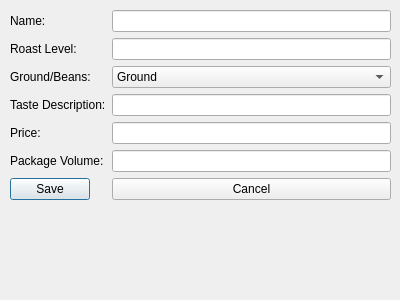
<?xml version="1.0" encoding="UTF-8"?>
<ui version="4.0">
 <class>AddEditCoffeeForm</class>
 <widget class="QDialog" name="AddEditCoffeeForm">
  <property name="geometry">
   <rect>
    <x>0</x>
    <y>0</y>
    <width>400</width>
    <height>300</height>
   </rect>
  </property>
  <property name="windowTitle">
   <string>Add/Edit Coffee</string>
  </property>
  <widget class="QWidget" name="formLayoutWidget">
   <property name="geometry">
    <rect>
     <x>10</x>
     <y>10</y>
     <width>381</width>
     <height>241</height>
    </rect>
   </property>
   <layout class="QFormLayout" name="formLayout">
    <item row="0" column="0">
     <widget class="QLabel" name="labelName">
      <property name="text">
       <string>Name:</string>
      </property>
     </widget>
    </item>
    <item row="0" column="1">
     <widget class="QLineEdit" name="nameEdit"/>
    </item>
    <item row="1" column="0">
     <widget class="QLabel" name="labelRoastLevel">
      <property name="text">
       <string>Roast Level:</string>
      </property>
     </widget>
    </item>
    <item row="1" column="1">
     <widget class="QLineEdit" name="roastLevelEdit"/>
    </item>
    <item row="2" column="0">
     <widget class="QLabel" name="labelGroundOrBeans">
      <property name="text">
       <string>Ground/Beans:</string>
      </property>
     </widget>
    </item>
    <item row="2" column="1">
     <widget class="QComboBox" name="groundOrBeansCombo">
      <item>
       <property name="text">
        <string>Ground</string>
       </property>
      </item>
      <item>
       <property name="text">
        <string>Beans</string>
       </property>
      </item>
     </widget>
    </item>
    <item row="3" column="0">
     <widget class="QLabel" name="labelTasteDescription">
      <property name="text">
       <string>Taste Description:</string>
      </property>
     </widget>
    </item>
    <item row="3" column="1">
     <widget class="QLineEdit" name="tasteDescriptionEdit"/>
    </item>
    <item row="4" column="0">
     <widget class="QLabel" name="labelPrice">
      <property name="text">
       <string>Price:</string>
      </property>
     </widget>
    </item>
    <item row="4" column="1">
     <widget class="QLineEdit" name="priceEdit"/>
    </item>
    <item row="5" column="0">
     <widget class="QLabel" name="labelPackageVolume">
      <property name="text">
       <string>Package Volume:</string>
      </property>
     </widget>
    </item>
    <item row="5" column="1">
     <widget class="QLineEdit" name="packageVolumeEdit"/>
    </item>
    <item row="6" column="0">
     <widget class="QPushButton" name="saveButton">
      <property name="text">
       <string>Save</string>
      </property>
     </widget>
    </item>
    <item row="6" column="1">
     <widget class="QPushButton" name="cancelButton">
      <property name="text">
       <string>Cancel</string>
      </property>

     </widget>
    </item>
   </layout>
  </widget>
 </widget>
 <resources/>
 <connections/>
</ui>
